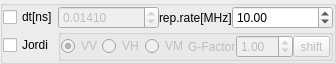
<?xml version="1.0" encoding="UTF-8"?>
<ui version="4.0">
 <class>Form</class>
 <widget class="QWidget" name="Form">
  <property name="geometry">
   <rect>
    <x>0</x>
    <y>0</y>
    <width>336</width>
    <height>48</height>
   </rect>
  </property>
  <property name="windowTitle">
   <string>Form</string>
  </property>
  <layout class="QVBoxLayout" name="verticalLayout">
   <property name="spacing">
    <number>0</number>
   </property>
   <property name="margin">
    <number>0</number>
   </property>
   <item>
    <widget class="QGroupBox" name="groupBox">
     <property name="title">
      <string/>
     </property>
     <layout class="QGridLayout" name="gridLayout">
      <property name="margin">
       <number>0</number>
      </property>
      <property name="spacing">
       <number>0</number>
      </property>
      <item row="1" column="0">
       <widget class="QCheckBox" name="checkBox_3">
        <property name="toolTip">
         <string>To read one-column TCSPC-data check this box. The one column-data is expected to be in the order VV, VH. If this is checked a dt has to be specified!</string>
        </property>
        <property name="text">
         <string>Jordi</string>
        </property>
       </widget>
      </item>
      <item row="0" column="5">
       <widget class="QDoubleSpinBox" name="doubleSpinBox">
        <property name="enabled">
         <bool>true</bool>
        </property>
        <property name="sizePolicy">
         <sizepolicy hsizetype="Expanding" vsizetype="Fixed">
          <horstretch>0</horstretch>
          <verstretch>0</verstretch>
         </sizepolicy>
        </property>
        <property name="maximum">
         <double>120.000000000000000</double>
        </property>
        <property name="singleStep">
         <double>0.100000000000000</double>
        </property>
        <property name="value">
         <double>10.000000000000000</double>
        </property>
       </widget>
      </item>
      <item row="0" column="0">
       <widget class="QCheckBox" name="checkBox_2">
        <property name="toolTip">
         <string>If this is selected the time-axis is multiplied by the dt specified in the spin-box.</string>
        </property>
        <property name="text">
         <string>dt[ns]</string>
        </property>
       </widget>
      </item>
      <item row="0" column="1">
       <widget class="QDoubleSpinBox" name="doubleSpinBox_2">
        <property name="enabled">
         <bool>false</bool>
        </property>
        <property name="sizePolicy">
         <sizepolicy hsizetype="Expanding" vsizetype="Fixed">
          <horstretch>0</horstretch>
          <verstretch>0</verstretch>
         </sizepolicy>
        </property>
        <property name="decimals">
         <number>5</number>
        </property>
        <property name="maximum">
         <double>120.000000000000000</double>
        </property>
        <property name="singleStep">
         <double>0.000100000000000</double>
        </property>
        <property name="value">
         <double>0.014100000000000</double>
        </property>
       </widget>
      </item>
      <item row="0" column="2">
       <widget class="QLabel" name="label_2">
        <property name="text">
         <string>rep.rate[MHz]</string>
        </property>
       </widget>
      </item>
      <item row="1" column="1" colspan="5">
       <widget class="QGroupBox" name="groupBox_2">
        <property name="enabled">
         <bool>false</bool>
        </property>
        <property name="title">
         <string/>
        </property>
        <layout class="QHBoxLayout" name="horizontalLayout">
         <property name="spacing">
          <number>0</number>
         </property>
         <property name="margin">
          <number>0</number>
         </property>
         <item>
          <widget class="QRadioButton" name="radioButton_3">
           <property name="toolTip">
            <string>If this is selected the first part of the one-column data is read</string>
           </property>
           <property name="text">
            <string>VV</string>
           </property>
           <property name="checked">
            <bool>true</bool>
           </property>
          </widget>
         </item>
         <item>
          <widget class="QRadioButton" name="radioButton_2">
           <property name="toolTip">
            <string>If this is selected the second part of the one-column data is read</string>
           </property>
           <property name="text">
            <string>VH</string>
           </property>
          </widget>
         </item>
         <item>
          <spacer name="horizontalSpacer">
           <property name="orientation">
            <enum>Qt::Horizontal</enum>
           </property>
           <property name="sizeHint" stdset="0">
            <size>
             <width>40</width>
             <height>20</height>
            </size>
           </property>
          </spacer>
         </item>
         <item>
          <widget class="QRadioButton" name="radioButton">
           <property name="toolTip">
            <string>If is selected VM=VV+2*g*VH using the g-factor specified next to this selection is used.</string>
           </property>
           <property name="text">
            <string>VM</string>
           </property>
           <property name="checked">
            <bool>false</bool>
           </property>
          </widget>
         </item>
         <item>
          <widget class="QLabel" name="label">
           <property name="enabled">
            <bool>false</bool>
           </property>
           <property name="text">
            <string>G-Factor</string>
           </property>
          </widget>
         </item>
         <item>
          <widget class="QDoubleSpinBox" name="doubleSpinBox_3">
           <property name="enabled">
            <bool>false</bool>
           </property>
           <property name="value">
            <double>1.000000000000000</double>
           </property>
          </widget>
         </item>
         <item>
          <widget class="QToolButton" name="toolButton">
           <property name="text">
            <string>shift</string>
           </property>
          </widget>
         </item>
        </layout>
       </widget>
      </item>
     </layout>
    </widget>
   </item>
  </layout>
 </widget>
 <resources/>
 <connections>
  <connection>
   <sender>checkBox_2</sender>
   <signal>toggled(bool)</signal>
   <receiver>doubleSpinBox_2</receiver>
   <slot>setEnabled(bool)</slot>
   <hints>
    <hint type="sourcelabel">
     <x>26</x>
     <y>20</y>
    </hint>
    <hint type="destinationlabel">
     <x>131</x>
     <y>20</y>
    </hint>
   </hints>
  </connection>
  <connection>
   <sender>checkBox_3</sender>
   <signal>toggled(bool)</signal>
   <receiver>groupBox_2</receiver>
   <slot>setEnabled(bool)</slot>
   <hints>
    <hint type="sourcelabel">
     <x>26</x>
     <y>30</y>
    </hint>
    <hint type="destinationlabel">
     <x>107</x>
     <y>30</y>
    </hint>
   </hints>
  </connection>
  <connection>
   <sender>checkBox_3</sender>
   <signal>toggled(bool)</signal>
   <receiver>label</receiver>
   <slot>setEnabled(bool)</slot>
   <hints>
    <hint type="sourcelabel">
     <x>26</x>
     <y>30</y>
    </hint>
    <hint type="destinationlabel">
     <x>208</x>
     <y>30</y>
    </hint>
   </hints>
  </connection>
  <connection>
   <sender>radioButton</sender>
   <signal>toggled(bool)</signal>
   <receiver>doubleSpinBox_3</receiver>
   <slot>setEnabled(bool)</slot>
   <hints>
    <hint type="sourcelabel">
     <x>191</x>
     <y>31</y>
    </hint>
    <hint type="destinationlabel">
     <x>275</x>
     <y>31</y>
    </hint>
   </hints>
  </connection>
  <connection>
   <sender>checkBox_3</sender>
   <signal>clicked(bool)</signal>
   <receiver>checkBox_2</receiver>
   <slot>setChecked(bool)</slot>
   <hints>
    <hint type="sourcelabel">
     <x>28</x>
     <y>33</y>
    </hint>
    <hint type="destinationlabel">
     <x>28</x>
     <y>11</y>
    </hint>
   </hints>
  </connection>
 </connections>
</ui>
